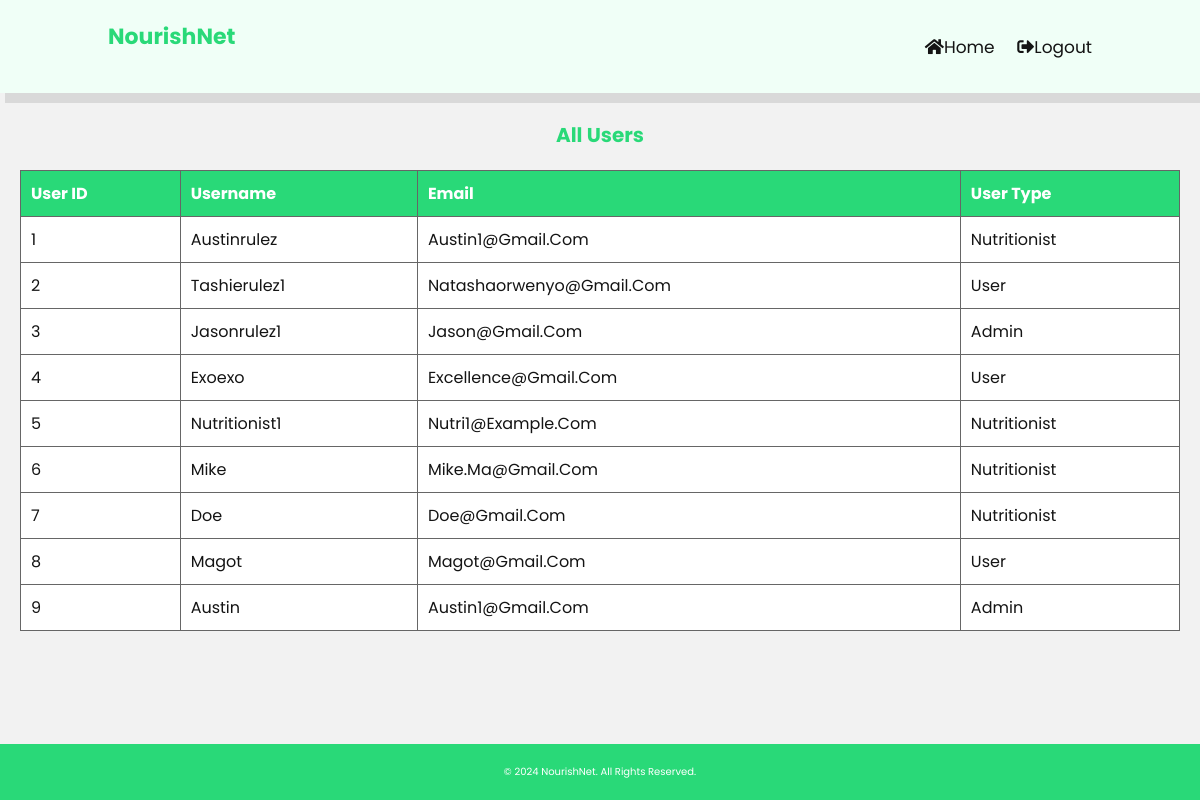
The page /adminviewusers.php (signed in) on the database its author committed.
### tables this page shows
CREATE TABLE `users` (
  `user_id` int(255) NOT NULL,
  `username` varchar(255) NOT NULL,
  `password` varchar(255) NOT NULL,
  `email` varchar(255) NOT NULL,
  `user_type` varchar(255) NOT NULL,
  `profile_image` varchar(255) DEFAULT NULL
);

### adminviewusers.php (the view, shortened to what this page needs)
<?php
include 'db_connect.php';
$conn = new mysqli($servername, $username, $password, $dbname);
$sql = "SELECT user_id, username, email, user_type FROM users";
$result = $conn->query($sql);
?>
<!DOCTYPE html>
<html lang="en">
<head>
    <link rel="stylesheet" href="../styling/adminviewusers.css">
    <link rel="stylesheet" href="https://cdnjs.cloudflare.com/ajax/libs/font-awesome/5.15.4/css/all.min.css">
</head>
<body>
    <div class="taskbar">
        <div class="taskbar-left">
            <h1>NourishNet</h1>
        </div>
        <div class="taskbar-right">
            <a href="admin.php"><i class="fas fa-home"></i>Home</a>
            <a href="logout.php"><i class="fas fa-sign-out-alt"></i>logout</a>
        </div>
    </div>
    <div class="container">
        <h1>All Users</h1>
        <table>
            <thead>
                <tr>
                    <th>User ID</th>
                    <th>Username</th>
                    <th>Email</th>
                    <th>User Type</th>
                </tr>
            </thead>
            <tbody>
                <?php
                if ($result->num_rows > 0) {
                    while ($row = $result->fetch_assoc()) {
                        echo "<tr>
                                <td>" . $row["user_id"] . "</td>
                                <td>" . $row["username"] . "</td>
                                <td>" . $row["email"] . "</td>
                                <td>" . $row["user_type"] . "</td>
                            </tr>";
                    }
                } else {
                    echo "<tr><td colspan='4'>No users found</td></tr>";
                }
                ?>
            </tbody>
        </table>
    </div>
</body>
<footer class="footer">
    <p>&copy; 2024 NourishNet. All rights reserved.</p>
</footer>
</html>

### styling/adminviewusers.css (style rules this page uses)
:root { --main-color: #29d978; --primary: #f0fff7; --black: #141414; --white: #fff; --bg: #f2f2f2; --light-black: #666; }
* { font-family: 'Poppins', sans-serif; margin: 0; padding: 0; box-sizing: border-box; outline: none; border: none; text-decoration: none; text-transform: capitalize; transition: .2s linear; }
html { font-size: 62.5%; overflow-x: hidden; scroll-behavior: smooth; scroll-padding-top: 6rem; }
body { background: var(--bg); color: var(--black); }
.container { margin-top: 10rem; padding: 2rem; }
h1 { text-align: center; color: var(--main-color); margin-bottom: 2rem; }
.taskbar { position: fixed; top: 0; left: 0; right: 0; z-index: 1000; display: flex; align-items: center; justify-content: space-between; padding: 2rem 9%; background: var(--primary); box-shadow: 0.5rem 1rem rgba(0, 0, 0, 0.1); }
.taskbar h1 { font-size: 2.2rem; font-weight: bolder; color: var(--main-color); }
.taskbar a { font-size: 1.7rem; margin-left: 2rem; color: var(--black); text-decoration: none; }
table { width: 100%; border-collapse: collapse; margin-bottom: 2rem; font-size: 1.6rem; }
table, th, td { border: 1px solid var(--light-black); }
th, td { padding: 1rem; text-align: left; }
th { background: var(--main-color); color: var(--white); }
td { background: var(--white); color: var(--black); }
tbody tr:nth-child(odd) { background: var(--bg); }
.footer { text-align: center; padding: 2rem; background-color: var(--main-color); color: var(--white); position: fixed; width: 100%; bottom: 0; }

### rows shown on the page
users: user_id "1", username "Austinrulez", email "Austin1@gmail.com", user_type "Nutritionist"
users: user_id "2", username "Tashierulez1", email "Natashaorwenyo@gmail.com", user_type "User"
users: user_id "3", username "Jasonrulez1", email "Jason@gmail.com", user_type "Admin"
users: user_id "4", username "Exoexo", email "Excellence@gmail.com", user_type "User"
users: user_id "5", username "Nutritionist1", email "Nutri1@example.com", user_type "Nutritionist"
users: user_id "6", username "Mike", email "Mike.ma@gmail.com", user_type "Nutritionist"
users: user_id "7", username "Doe", email "Doe@gmail.com", user_type "Nutritionist"
users: user_id "8", username "Magot", email "Magot@gmail.com", user_type "User"
users: user_id "9", username "Austin", email "Austin1@gmail.com", user_type "Admin"
